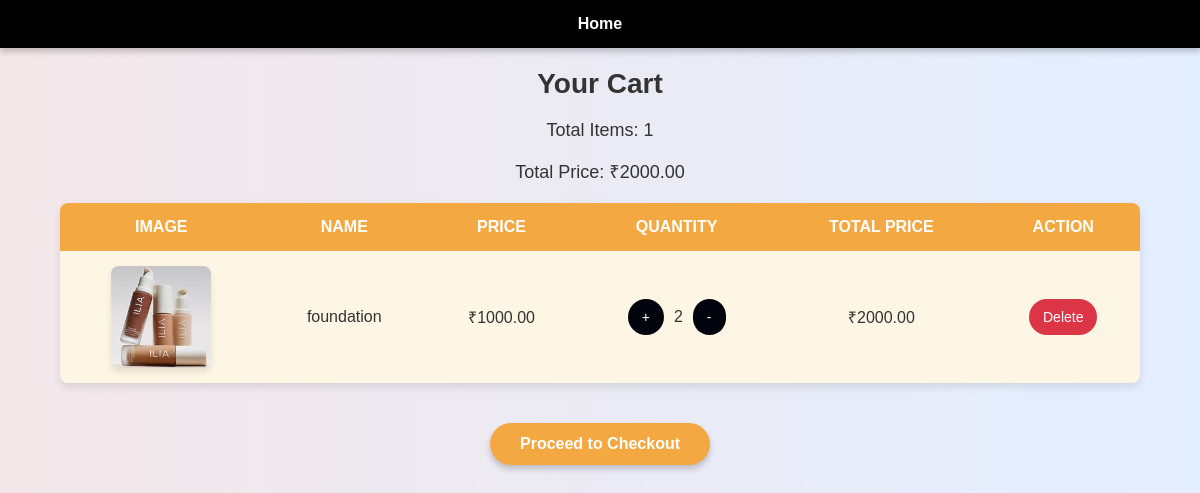
The app's page /cart/ (signed in) with its own data.
### myapp/models.py (models this page shows, shortened)
class Product(models.Model):
    name = models.CharField(max_length=255)
    description = models.TextField()
    price = models.DecimalField(max_digits=10, decimal_places=2)
    image = models.ImageField(upload_to='productimages/')
    is_active = models.BooleanField(default=True)
    quantity = models.IntegerField(default=0)
    reorderlevel = models.IntegerField(default=0)

### myapp/views.py (the view)
# urls.py: path('cart/', views.cart, name='cart'),
@login_required
def cart(request):
    upcart_items = Cart.objects.filter(user=request.user)
    cart_items={}
    for item in upcart_items:
        if item.product.name in cart_items:
            cart_items[item.product.name]['quantity']+=1
            cart_items[item.product.name]['total_price']+=cart_items[item.product.name]['price']
        else:
            cart_items[item.product.name]={
                'id':item.product.id,
                'name':item.product.name,
                'price':item.product.price,
                'quantity':item.quantity,
                'price':item.product.price,
                'total_price':item.product.price,
                'image':item.product.image
            }
    total_price = sum(item['total_price'] for item in cart_items.values())
    context= {
        'cart_items': cart_items,
        'total_price': total_price
        }
    return render(request, 'cart.html',context)

### myapp/templates/cart.html (shortened to what this page needs)
<!DOCTYPE html>
<html lang="en">
<head>
</head>
<body>
    <div class="navbar">
        <a href="{% url 'index' %}">Home</a>
    </div>
    <h1>Your Cart</h1>
    <div class="summary">
        <p>Total Items: {{ cart_items|length }}</p>
        <p>Total Price: ₹{{ total_price }}</p>
    </div>
    <table>
        <thead>
            <tr>
                <th>Image</th>
                <th>Name</th>
                <th>Price</th>
                <th>Quantity</th>
                <th>Total Price</th>
                <th>Action</th>
            </tr>
        </thead>
        <tbody>
            {% for key, item in cart_items.items %}
            <tr>
                <td><img src="{{ item.image.url }}" alt="{{ item.name }}"></td>
                <td>{{ item.name }}</td>
                <td>₹{{ item.price }}</td>
                <td>
                    <div class="quantity-container">
                        <form action="{% url 'add_to_cart' item.id %}" method="post">
                            <button type="submit" class="quantity-btn">+</button>
                        </form>
                        <span style="margin: 0 10px;">{{ item.quantity }}</span>
                        <a href="{% url 'decrease_quantity' item.id %}">
                            <button class="quantity-btn">-</button>
                        </a>
                    </div>
                </td>
                <td>₹{{ item.total_price }}</td>
                <td><a href="{% url 'remove_from_cart' item.id %}" class="delete-btn">Delete</a></td>
            </tr>
            {% endfor %}
        </tbody>
    </table>
    <div style="text-align: center;">
        <a href="{% url 'checkout' %}" class="checkout-btn">Proceed to Checkout</a>
    </div>
</body>
</html>

### myapp/templates/cart.html (style rules this page uses)
body { margin: 0; font-family: 'Poppins', sans-serif; background: linear-gradient(to right, #f3e7e9, #e3eeff); color: #333; }
h1 { text-align: center; margin: 20px 0; font-weight: bold; font-size: 28px; }
.navbar { background-color: #000; color: #fff; padding: 15px; text-align: center; box-shadow: 0 4px 6px rgba(0, 0, 0, 0.2); }
.navbar a { color: #fff; text-decoration: none; margin: 0 20px; font-size: 16px; font-weight: bold; transition: color 0.3s ease; }
table { width: 90%; margin: 20px auto; border-collapse: collapse; background: #fef6e4; box-shadow: 0 4px 8px rgba(0, 0, 0, 0.1); border-radius: 8px; overflow: hidden; }
th, td { padding: 15px; text-align: center; font-size: 16px; }
th { background-color: #f4a841; color: #fff; text-transform: uppercase; font-weight: bold; }
.quantity-container { display: flex; align-items: center; justify-content: center; }
.quantity-btn, .delete-btn { text-decoration: none; padding: 10px 14px; font-size: 14px; border-radius: 20px; cursor: pointer; color: #fff; border: none; transition: all 0.3s ease; }
.quantity-btn { background-color: #02040d; }
.delete-btn { background-color: #dc3545; }
img { max-width: 100px; height: auto; display: block; margin: auto; border-radius: 8px; box-shadow: 0 4px 6px rgba(0, 0, 0, 0.1); }
.checkout-btn { display: inline-block; margin: 20px auto; text-align: center; background: #f4a841; color: #fff; text-decoration: none; padding: 12px 30px; border-radius: 30px; font-size: 16px; font-weight: bold; transition: background-color 0.3s ease, transform 0.3s ease; box-shadow: 0 4px 6px rgba(0, 0, 0, 0.2); }
.summary { text-align: center; margin: 20px auto; font-size: 18px; }

### records on screen
Product: name (picture), name "foundation", price "1000.00"

### other values on screen
{{ cart_items|length }} "1"
{{ total_price }} "2000.00"
{{ item.quantity }} "2"
{{ item.total_price }} "2000.00"
